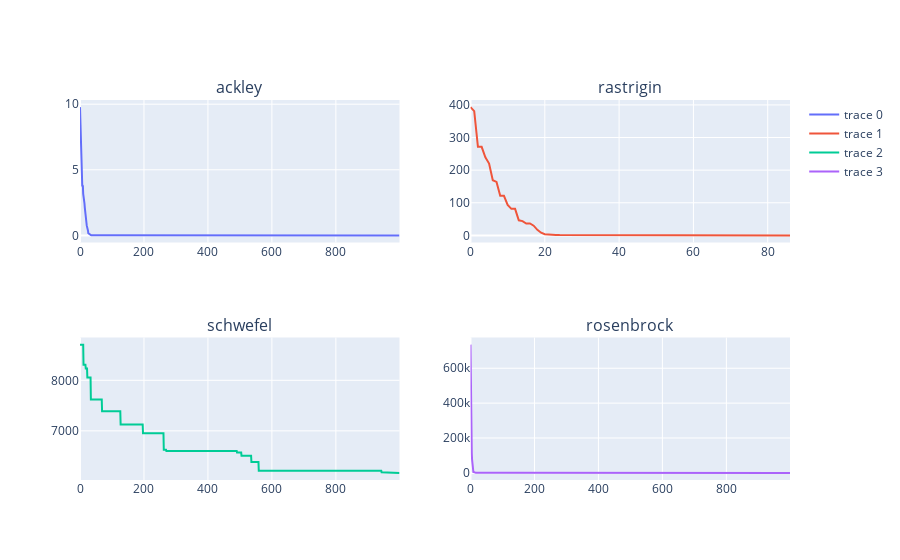

Here is the notebook cell this chart was saved with:
### Code cell
fig = make_subplots(rows=2, cols=2, subplot_titles=FUNCTIONS)

fig.add_trace(go.Scatter(y=[x['melhor_fitness'] for x in ga_dict[FUNCTIONS[0]].geracoes]),row=1,col=1)
fig.add_trace(go.Scatter(y=[x['melhor_fitness'] for x in ga_dict[FUNCTIONS[1]].geracoes]),row=1,col=2)
fig.add_trace(go.Scatter(y=[x['melhor_fitness'] for x in ga_dict[FUNCTIONS[2]].geracoes]),row=2,col=1)
fig.add_trace(go.Scatter(y=[x['melhor_fitness'] for x in ga_dict[FUNCTIONS[3]].geracoes]),row=2,col=2)

### Figure 1 — Plotly figure (JSON) as saved in the notebook; plotly's stock layout.template omitted (floating-point values rounded to 4 significant figures; data arrays with more than 128 entries replaced by an {"elided": "..."} marker saying what was removed)
{"data": [{"type": "scatter", "xaxis": "x", "y": {"elided": "1000 float values"}, "yaxis": "y"}, {"type": "scatter", "xaxis": "x2", "y": [393.2, 381.1, 271.5, 271.5, 239.1, 220.2, 169.0, 164.0, 121.2, 121.2, 93.13, 81.35, 81.35, 46.25, 43.74, 36.38, 36.38, 29.75, 16.89, 8.123, 3.323, 3.323, 3.323, 1.202, 0.9252, 0.9023, 0.1238, 0.1238, 0.1238, 0.1238, 0.1138, 0.06718, 0.0344, 0.0252, 0.01426, 0.009648, 0.001478, 0.001478, 0.001427, 0.001427, 0.00084, 0.0007154, 0.0004823, 0.0002186, 4.415e-05, 4.415e-05, 2.554e-05, 2.554e-05, 2.517e-05, 1.566e-05, 3.161e-06, 2.956e-06, 2.956e-06, 7.72e-07, 3.772e-07, 3.581e-07, 1.479e-07, 1.479e-07, 4.275e-08, 2.132e-08, 2.132e-08, 6.764e-09, 6.764e-09, 6.764e-09, 5.811e-09, 2.898e-09, 2.822e-09, 1.353e-09, 9.621e-10, 5.73e-10, 3.012e-10, 2.907e-10, 1.764e-10, 3.837e-11, 3.837e-11, 2.41e-11, 2.842e-12, 2.842e-12, 2.842e-12, 2.046e-12, 1.648e-12, 4.547e-13, 3.979e-13, 1.705e-13, 1.705e-13, 5.684e-14, 0], "yaxis": "y2"}, {"type": "scatter", "xaxis": "x3", "y": {"elided": "1000 float values"}, "yaxis": "y3"}, {"type": "scatter", "xaxis": "x4", "y": {"elided": "1000 float values"}, "yaxis": "y4"}], "layout": {"annotations": [{"font": {"size": 16}, "showarrow": false, "text": "ackley", "x": 0.225, "xanchor": "center", "xref": "paper", "y": 1, "yanchor": "bottom", "yref": "paper"}, {"font": {"size": 16}, "showarrow": false, "text": "rastrigin", "x": 0.775, "xanchor": "center", "xref": "paper", "y": 1, "yanchor": "bottom", "yref": "paper"}, {"font": {"size": 16}, "showarrow": false, "text": "schwefel", "x": 0.225, "xanchor": "center", "xref": "paper", "y": 0.375, "yanchor": "bottom", "yref": "paper"}, {"font": {"size": 16}, "showarrow": false, "text": "rosenbrock", "x": 0.775, "xanchor": "center", "xref": "paper", "y": 0.375, "yanchor": "bottom", "yref": "paper"}], "xaxis": {"anchor": "y", "domain": [0, 0.45]}, "xaxis2": {"anchor": "y2", "domain": [0.55, 1]}, "xaxis3": {"anchor": "y3", "domain": [0, 0.45]}, "xaxis4": {"anchor": "y4", "domain": [0.55, 1]}, "yaxis": {"anchor": "x", "domain": [0.625, 1]}, "yaxis2": {"anchor": "x2", "domain": [0.625, 1]}, "yaxis3": {"anchor": "x3", "domain": [0, 0.375]}, "yaxis4": {"anchor": "x4", "domain": [0, 0.375]}}}
